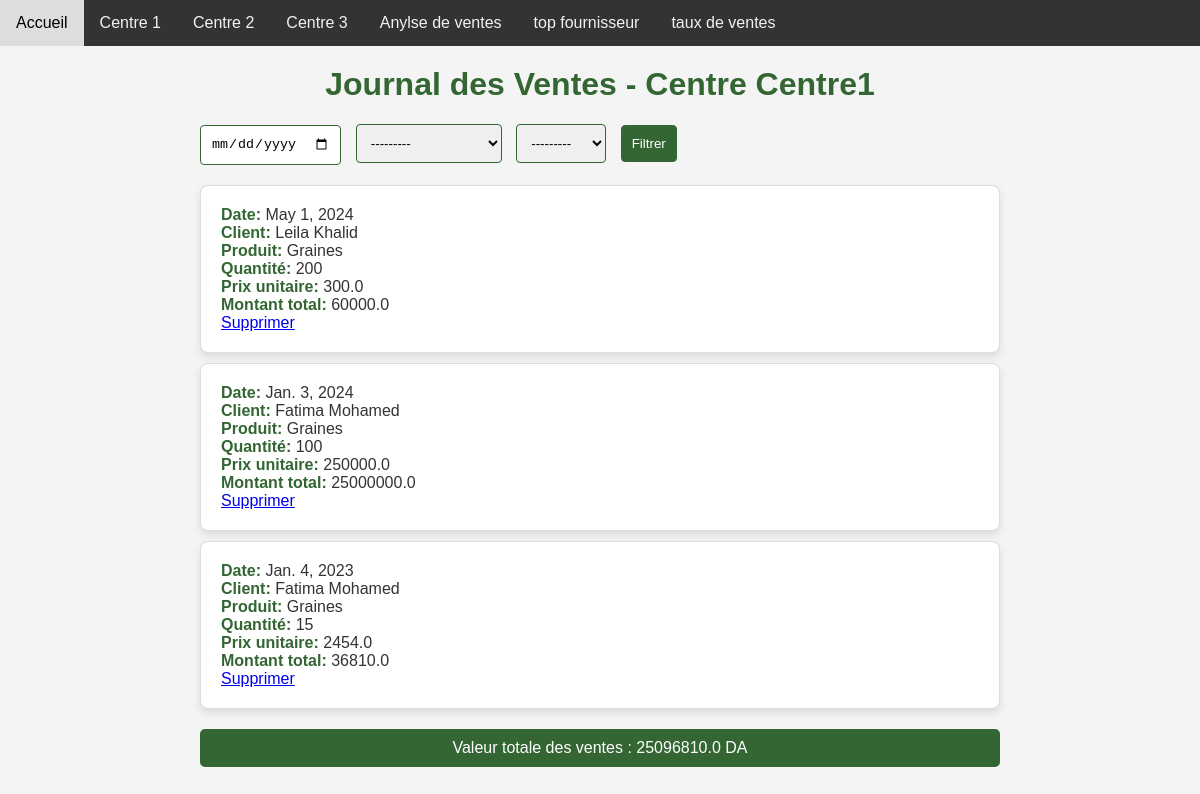
/journal_vente_centre/1/, run on the app's committed database.
### application/models.py (models this page shows, shortened)
class Centre(models.Model):
     designationc = models.CharField(max_length=100)
     identifiant = models.IntegerField(unique=True, default=0)

class Vente(models.Model):
     qtev= models.IntegerField()
     DateV=models.DateField()
     prixv= models.FloatField(max_length=20)
     montantv= models.FloatField(max_length=20)
     clientv= models.ForeignKey(Client, on_delete=models.CASCADE)
     produitv=models.ForeignKey(Produit, on_delete=models.CASCADE)
     centre = models.ForeignKey(Centre, on_delete=models.CASCADE, null=True, blank=True)
     def montant_total_calcule(self):
             return self.qtev * self.prixv

class Client(models.Model):
     nomc= models.CharField(max_length=40)
     prenomc= models.CharField(max_length=40)
     adressec= models.CharField(max_length=100)
     telc= models.IntegerField()
     creditc= models.FloatField(max_length=20)
     def __str__(self):
        return f"{self.nomc} {self.prenomc}"

class Produit(models.Model):
     designation= models.CharField(max_length=50)
     prix= models.FloatField(max_length=10)
     def __str__(self):
        return self.designation

### application/views.py (the view)
# urls.py: path('journal_vente_centre/<int:centre_id>/', views.journal_vente_centre, name='journal_vente_centre'),
def journal_vente_centre(request, centre_id):
    centre = get_object_or_404(Centre, id=centre_id)
    form = RechercheJournalVenteForm(request.GET)
    ventes_centre = Vente.objects.filter(produitv__transfert__centre_t=centre).distinct()
    if form.is_valid():
        date_vente = form.cleaned_data.get('date_vente')
        client = form.cleaned_data.get('client')
        produit = form.cleaned_data.get('produit')
        if date_vente:
            ventes_centre = ventes_centre.filter(DateV=date_vente)
        if client:
            ventes_centre = ventes_centre.filter(clientv=client)
        if produit:
            ventes_centre = ventes_centre.filter(produitv=produit)
    valeur_totale_ventes_centre = ventes_centre.aggregate(
        total_ventes_centre=Sum(F('qtev') * F('prixv'), output_field=FloatField())
    )['total_ventes_centre'] or 0
    return render(request, 'journal_vente_centre.html', {'centre': centre, 'ventes_centre': ventes_centre, 'valeur_totale_ventes_centre': valeur_totale_ventes_centre, 'form': form})

### application/forms.py
class RechercheJournalVenteForm(forms.Form):
    date_vente = forms.DateField(label='Date de vente', required=False, widget=forms.DateInput(attrs={'type': 'date'}))
    client = forms.ModelChoiceField(queryset=Client.objects.all(), label='Client', required=False)
    produit = forms.ModelChoiceField(queryset=Produit.objects.all(), label='Produit', required=False)

### application/templates/journal_vente_centre.html (shortened to what this page needs)
{% load static %}
<!DOCTYPE html><!DOCTYPE html>
<html lang="en">
<head>
    <link rel="stylesheet" href="{% static 'application/styles.css' %}">
</head>
<body>
    <nav class="nav-agriculture">
        <a href="{% url 'index' %}">Accueil</a>
        <a href="{% url 'centre_menu' centre_id=1 %}">Centre 1</a>
        <a href="{% url 'centre_menu' centre_id=2 %}">Centre 2</a>
        <a href="{% url 'centre_menu' centre_id=3 %}">Centre 3</a>
        <a href="{% url 'analyse_ventes' %}">Anylse de ventes </a>
        <a href="{% url 'top_fournisseurs' %}">top fournisseur </a>
        <a href="{% url 'ventes_combinees' %}">taux de ventes  </a>
    </nav>
    <h1>Journal des Ventes - Centre {{ centre.designationc }}</h1>
    <main>
        <form method="GET">
            {{ form.date_vente }}
            {{ form.client }}
            {{ form.produit }}
            <button type="submit">Filtrer</button>
        </form>
        <ul class="ventes-list">
            {% for vente in ventes_centre %}
                <li class="vente-item">
                    <strong>Date:</strong> {{ vente.DateV }}<br>
                    <strong>Client:</strong> {{ vente.clientv.nomc }} {{ vente.clientv.prenomc }} <br>
                    <strong>Produit:</strong> {{ vente.produitv.designation }}<br>
                    <strong>Quantité:</strong> {{ vente.qtev }}<br>
                    <strong>Prix unitaire:</strong> {{ vente.prixv }}<br>
                    <strong>Montant total:</strong> {{ vente.montant_total_calcule }}<br>
                    <a href="{% url 'supprimer_vente_centre' centre_id=centre.id vente_id=vente.id %}">Supprimer</a>
                </li>
            {% endfor %}
        </ul>
        <p class="total-ventes">Valeur totale des ventes : {{ valeur_totale_ventes_centre }} DA</p>
    </main>
</body>
</html>

### application/static/application/styles.css (style rules this page uses)
body { font-family: 'Arial', sans-serif; color: #333; background-color: #f4f4f4; margin: 0; padding: 0; }
.nav-agriculture { background-color: #333; overflow: hidden; }
.nav-agriculture a { float: left; display: block; color: #f2f2f2; text-align: center; padding: 14px 16px; text-decoration: none; }

### application/templates/journal_vente_centre.html (style rules this page uses)
body { font-family: 'Arial', sans-serif; margin: 0; padding: 0; background-color: #f4f4f4; }
h1 { text-align: center; margin-top: 20px; color: #336633; }
main { max-width: 800px; margin: 20px auto; }
form { margin-bottom: 20px; }
form input, form select, form button { padding: 10px; margin-right: 10px; border: 1px solid #336633; border-radius: 4px; }
form button { background-color: #336633; color: #fff; cursor: pointer; }
.ventes-list { list-style-type: none; padding: 0; }
.vente-item { background-color: #fff; border: 1px solid #ddd; margin: 10px 0; padding: 20px; border-radius: 8px; box-shadow: 0 4px 8px rgba(0, 0, 0, 0.1); }
.vente-item strong { color: #336633; }
.total-ventes { text-align: center; margin-top: 20px; padding: 10px; background-color: #336633; color: #fff; border-radius: 5px; }

### data on the page
Centre: designationc "Centre1"
Vente: DateV "May 1, 2024", clientv.nomc "Leila", clientv.prenomc "Khalid", produitv.designation "Graines", qtev "200", prixv "300.0", montant_total_calcule "60000.0"
Vente: DateV "Jan. 3, 2024", clientv.nomc "Fatima", clientv.prenomc "Mohamed", produitv.designation "Graines", qtev "100", prixv "250000.0", montant_total_calcule "25000000.0"
Vente: DateV "Jan. 4, 2023", clientv.nomc "Fatima", clientv.prenomc "Mohamed", produitv.designation "Graines", qtev "15", prixv "2454.0", montant_total_calcule "36810.0"

### other printed values
{{ valeur_totale_ventes_centre }} "25096810.0"
